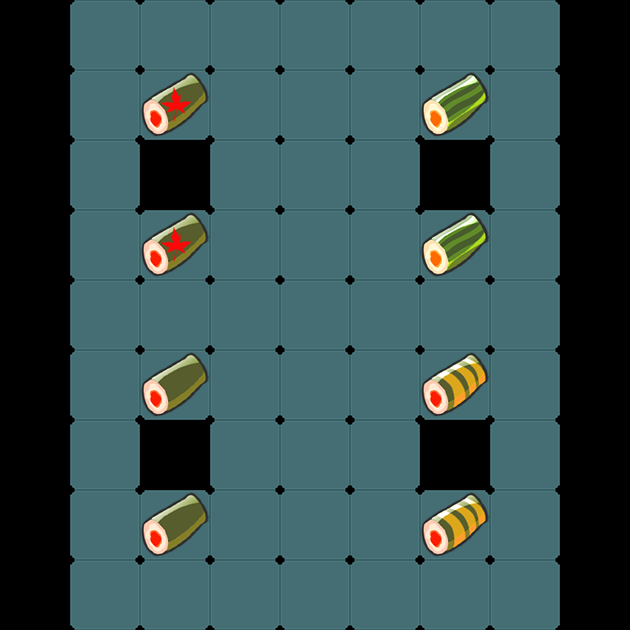

The image is a tile-based game level rendered from a .tmx file. Its description and source (layers, tilesets, objects; grid data summarised) follow:
An orthogonal 9x9 tile map with 70x70 px tiles, 3 tile layers (gridLayer, portalSrcLayer, portalDestLayer), 2 hidden layers not drawn.

<map version="1.0" orientation="orthogonal" renderorder="right-down" width="9" height="9" tilewidth="70" tileheight="70">
 <tileset firstgid="1" name="sushi" tilewidth="70" tileheight="70" spacing="2" margin="2">
  <image source="../w640/sushi.png" width="722" height="218" />
 </tileset>
 <layer name="gridLayer" width="9" height="9">
  <data>[81 cells, 59 non-empty, 1 distinct tile ids]</data>
 </layer>
 <layer name="clipperLayer" width="9" height="9" visible="0">
  <data>[81 cells, 59 non-empty, 1 distinct tile ids]</data>
 </layer>
 <layer name="producerLayer" width="9" height="9" visible="0">
  <data>[81 cells, 7 non-empty, 1 distinct tile ids]</data>
 </layer>
 <layer name="portalSrcLayer" width="9" height="9">
  <data>[81 cells, 4 non-empty, 4 distinct tile ids]</data>
 </layer>
 <layer name="portalDestLayer" width="9" height="9">
  <data>[81 cells, 4 non-empty, 4 distinct tile ids]</data>
 </layer>
</map>
